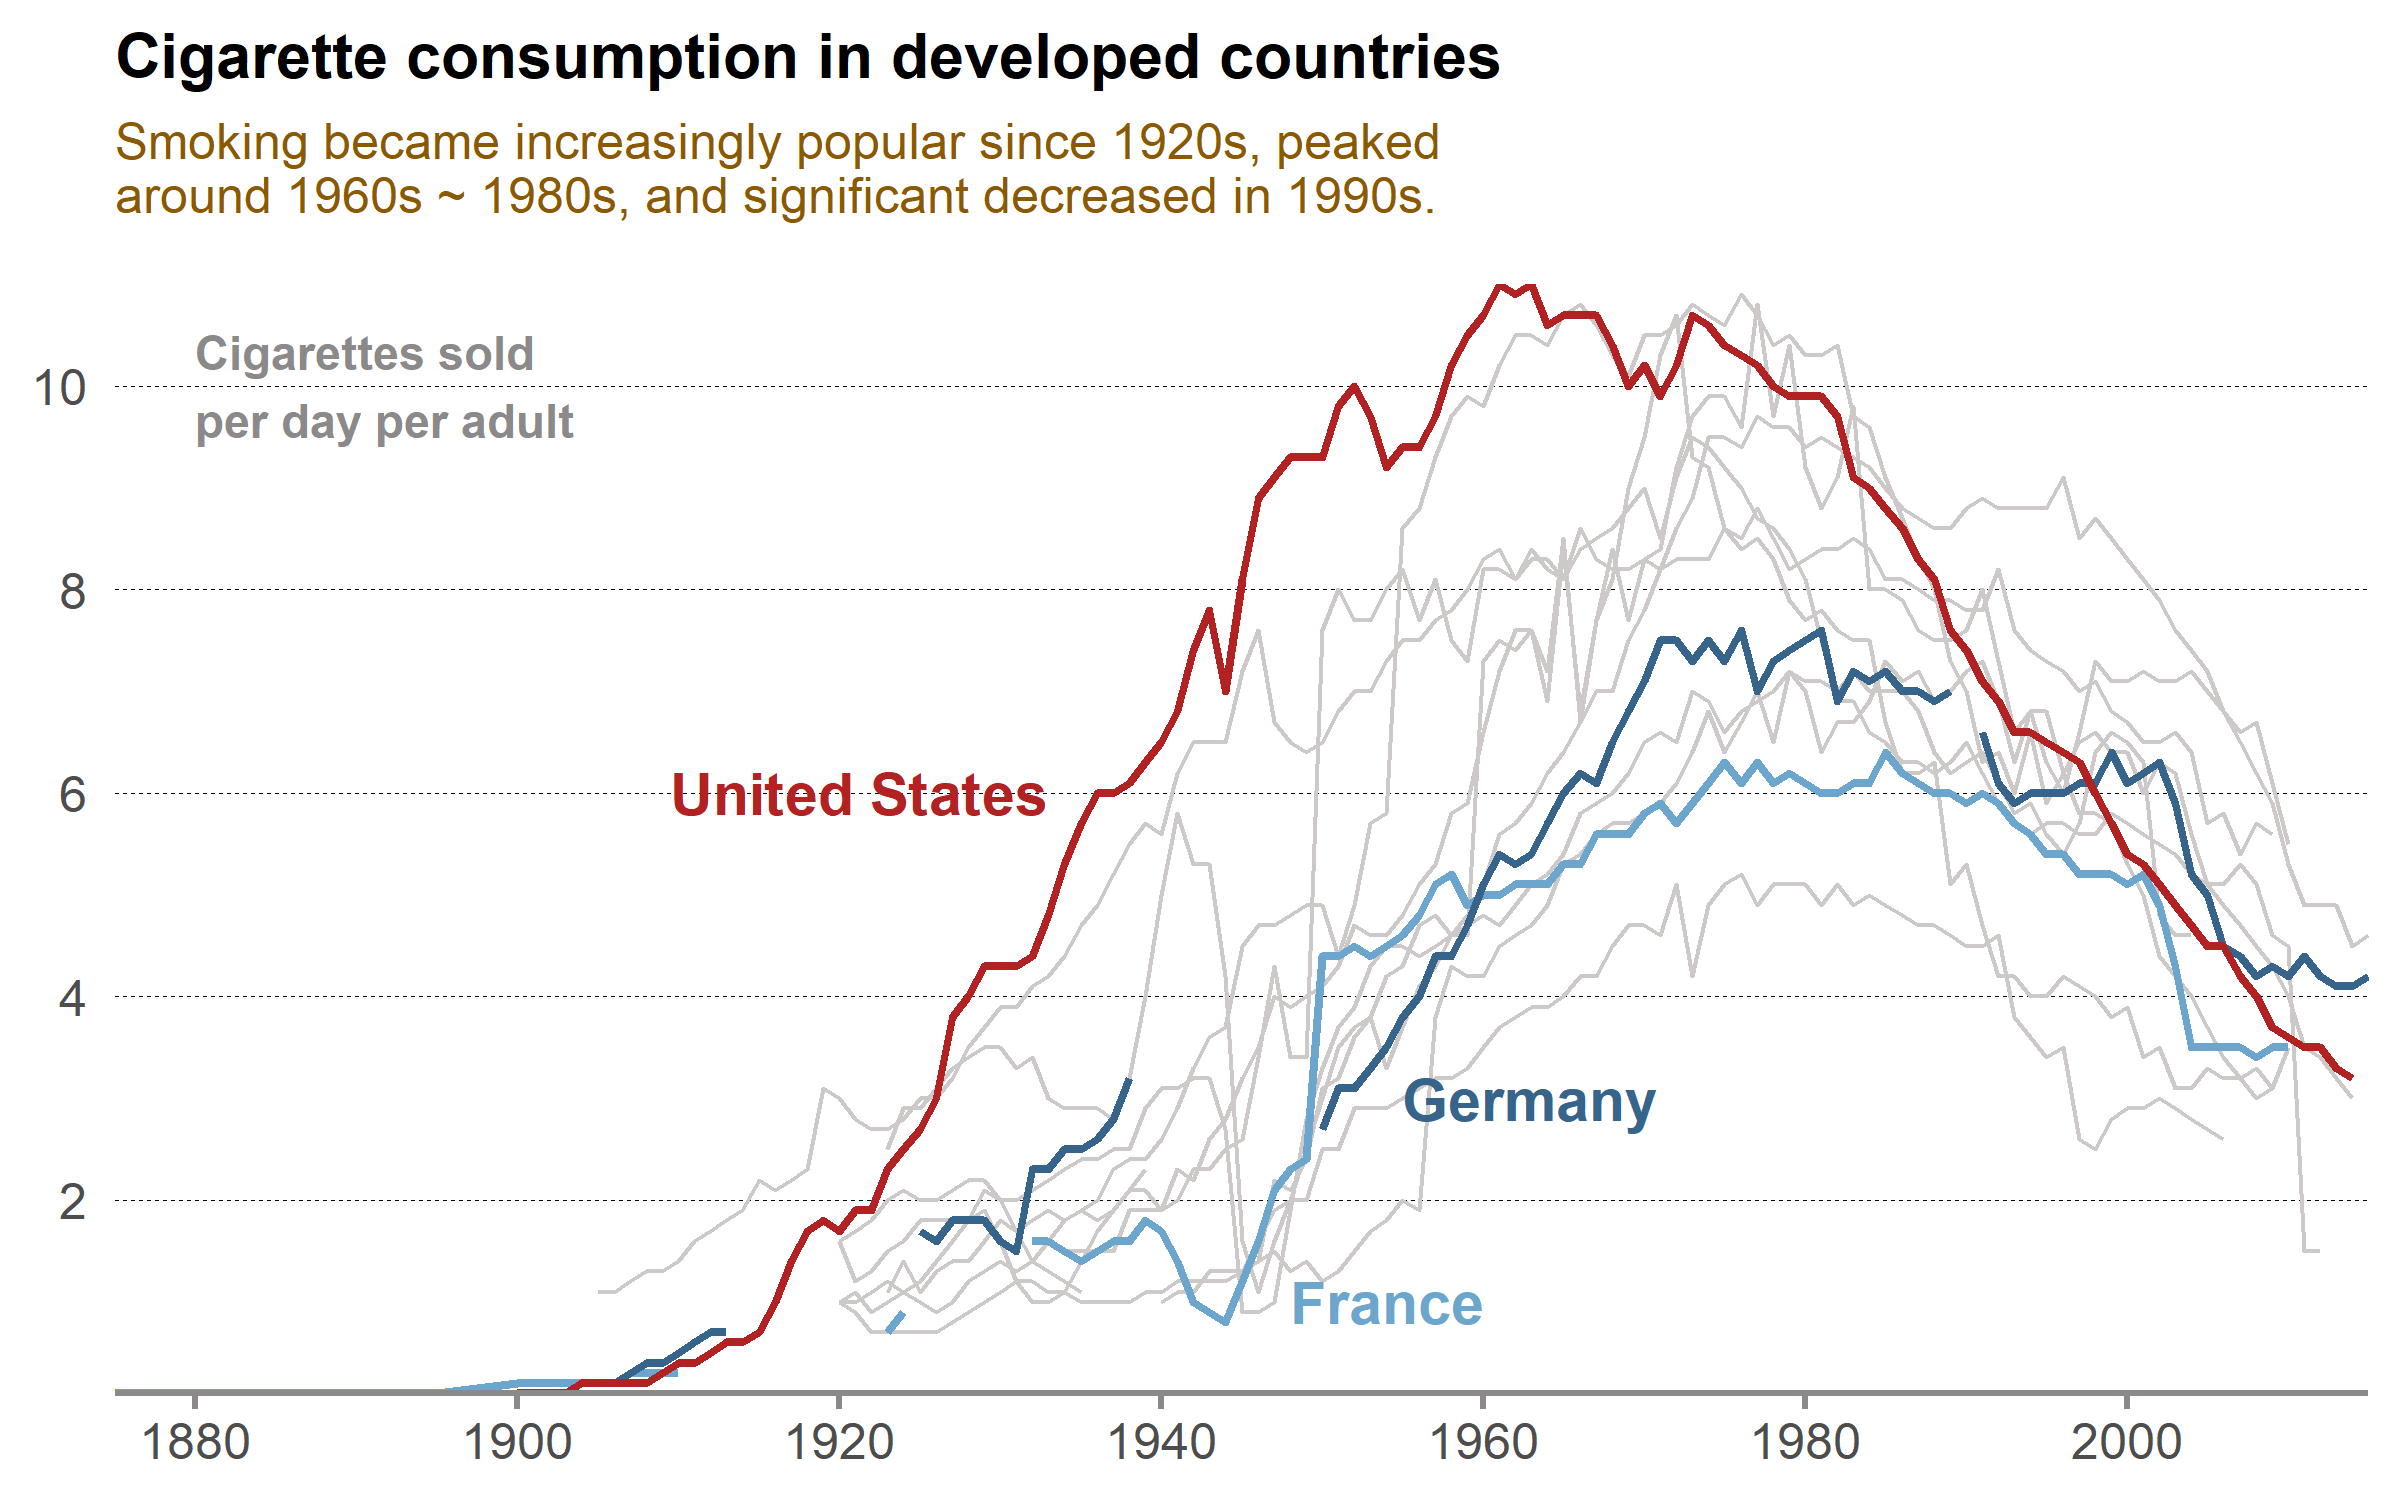

Write the R code that produced this figure.
#https://www.databrewer.co/R/gallery/ggplot2-line-plot-cigarettes




# Pacotes e limpeza de dados
library(ggplot2)
library(dplyr)    # 
library(tidyr)    # tidy up data structure   
library(stringr)  # string manipulation

theme_set(theme_minimal(base_size = 15)) # global theme


# Os dados são provenientes do Our World in Data
d <- read.csv("C:/Users/g_mac/OneDrive/Documentos/00_Projetos_Compartilhados/00_Visulizalizacao_de_dados/R/Mudanca_popularidade_tabagismo/cigarettes.csv")

d.tidy <- d %>% 
  pivot_longer(-year, names_to = "country", values_to = "cigarettes") %>% 
  mutate(cigarettes = as.numeric(cigarettes))

head(d.tidy, n = 3)

# Visualização
# gráfico de linhas simples para visualizar as vendas de cigarros para cada país.
p1 <- d.tidy %>% 
  ggplot(aes(x = year, y = cigarettes, group = country)) +
  geom_line(color = "snow3") 
p1


#Destaque as vendas de cigarros em três países selecionados.

countries.selected <- c("United.States", "France", "Germany")

p2 <- p1 +
  geom_line(
    data = d.tidy %>% filter(country %in% countries.selected),
    aes(color = country),
    linewidth = 1) +
  scale_color_manual(values = c("skyblue3", "steelblue4", "firebrick"))
p2

#Adicione anotações de texto às três linhas de destaque em substituição à legenda padrão
p3 <- p2 +
  annotate(
    geom = "text",
    x = c(1933, 1948, 1955, 1880),
    y = c(6, 1, 3, 10),
    hjust = c(1, 0, 0, 0), # 1, right justify;  0, left justify
    label = c("United States", "France", "Germany", 
              "Cigarettes sold\nper day per adult"),
    color = c("firebrick", "skyblue3", "steelblue4", "snow4"),
    fontface = "bold", size = c(5, 5, 5, 4)) 
p3

# Ajustes
p4 <- p3 +
  # adjust axis breaks
  scale_x_continuous(breaks = seq(1880, 2000, 20)) +
  scale_y_continuous(breaks = seq(0, 10, 2)) +
  # expand to fill up the entire plotting range
  coord_cartesian(expand = 0) +
  # update the axial and plot titles
  labs(
    # remove the axial titles
    y = NULL, x = NULL, 
    # add plot title and subtitle
    title = "Cigarette consumption in developed countries",
    subtitle = str_wrap(
      "Smoking became increasingly popular since 1920s, peaked around 1960s ~ 1980s, and significant decreased in 1990s.", 
      width = 60) # number of characters per line
  ) 

p4

#Acabamento final do tema.
p5 <- p4 + 
  theme(
    legend.position = "none",
    panel.grid = element_blank(),
    panel.grid.major.y = element_line(linewidth = .1, linetype = "dashed"),
    axis.line.x = element_line(color = "snow4"),
    axis.ticks.x = element_line(color = "snow4"),
    plot.title = element_text(face = "bold", size = 15),
    plot.subtitle = element_text(size = 12, color = "orange4",
                                 margin = margin(b = 15))) 
p5




ggsave(filename = "Mudanca_popularidade_tabagismo.png",
       path = "C:/Users/g_mac/OneDrive/Documentos/00_Projetos_Compartilhados/00_Visulizalizacao_de_dados/R/Mudanca_popularidade_tabagismo",
       width = 8, height = 5)



